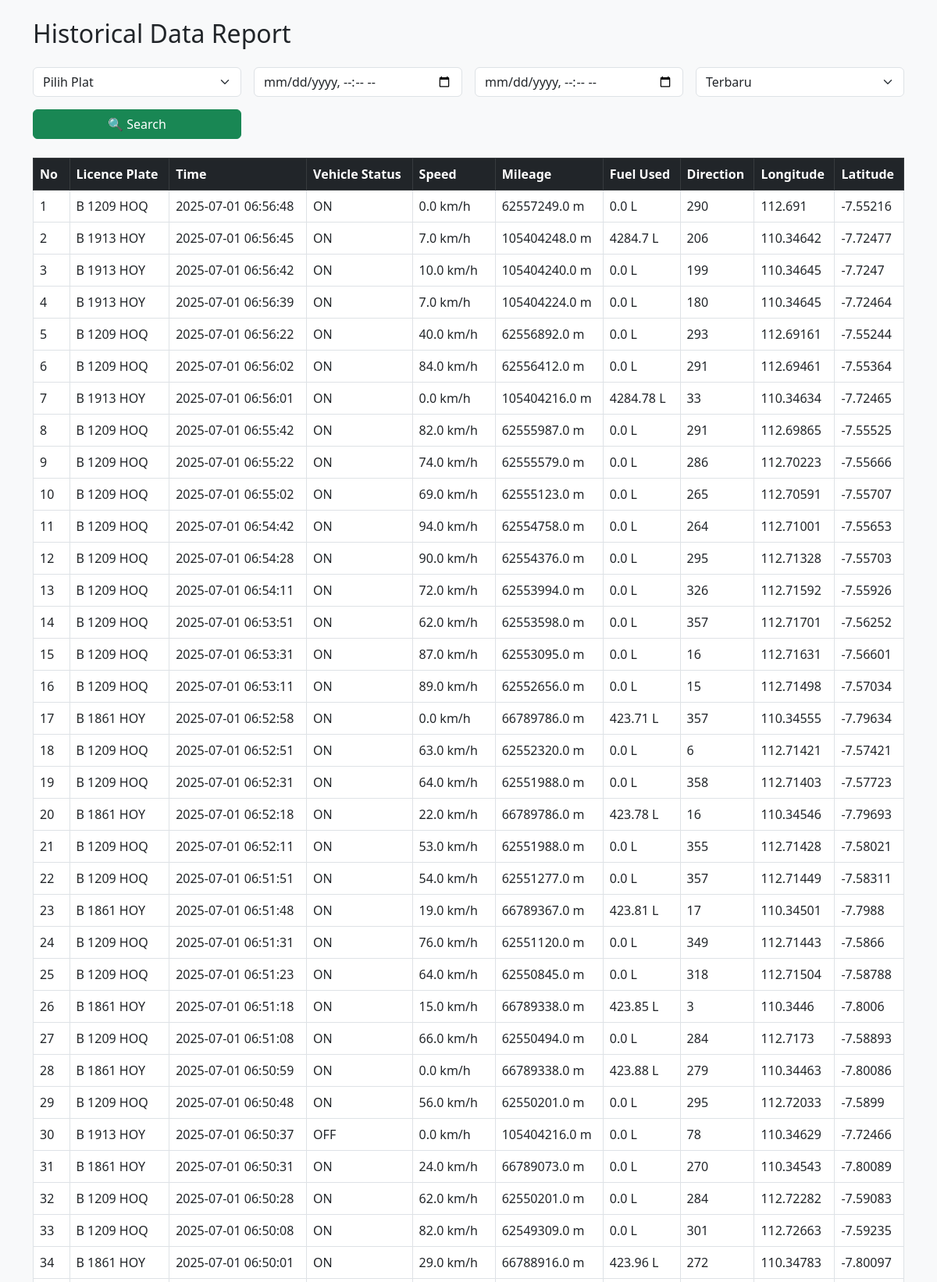
Page /kendaraan-db (upper part) on the committed database.
### tables this page shows
CREATE TABLE gps_data (
            id INTEGER PRIMARY KEY AUTOINCREMENT,
            VehicleId TEXT,
            VehicleNumber TEXT,
            DatetimeUTC TEXT,
            GpsLocation TEXT,
            Lon REAL,
            Lat REAL,
            Speed REAL,
            Direction TEXT,
            Engine TEXT,
            Odometer REAL,
            Car_Status TEXT,
            VehicleType TEXT
        );

### main.py (the view)
@app.route('/kendaraan-db', methods=['GET', 'POST'])
def kendaraan_db():
    search_plate = request.form.get('plate') if request.method == 'POST' else ''
    start_time = request.form.get('start_time') if request.method == 'POST' else ''
    end_time = request.form.get('end_time') if request.method == 'POST' else ''
    sort_order = request.form.get('sort_order', 'DESC') if request.method == 'POST' else 'DESC'
    conn = sqlite3.connect(DB_PATH)
    conn.row_factory = sqlite3.Row  # agar row bisa diakses seperti dictionary
    cursor = conn.cursor()
    query = "SELECT * FROM gps_data WHERE 1=1"
    params = []
    if search_plate:
        query += " AND VehicleNumber = ?"
        params.append(search_plate)
    if start_time:
        query += " AND DatetimeUTC >= ?"
        params.append(start_time)
    if end_time:
        query += " AND DatetimeUTC <= ?"
        params.append(end_time)
    query += f" ORDER BY DatetimeUTC {sort_order} LIMIT 100"
    cursor.execute(query, params)
    rows = cursor.fetchall()
    cursor.execute("SELECT DISTINCT VehicleNumber FROM gps_data ORDER BY VehicleNumber")
    all_plates = [row['VehicleNumber'] for row in cursor.fetchall()]
    cursor.close()
    conn.close()
    efficiency_km_per_liter = 10
    previous_odom = None
    rows = [dict(r) for r in rows]  # konversi Row ke dict
    for row in rows:
        if previous_odom is not None and row['Odometer'] is not None and row['Engine'] == 'ON':
            delta_meter = max(0, row['Odometer'] - previous_odom)
            delta_km = delta_meter / 1000
            row['FuelUsed'] = round(delta_km / efficiency_km_per_liter, 2)
        else:
            row['FuelUsed'] = 0.0
        previous_odom = row['Odometer']
    return render_template("kendaraan_db.html", rows=rows, all_plates=all_plates)

### templates/kendaraan_db.html (shortened to what this page needs)
<!doctype html>
<html lang="id">
<head>
  <link href="https://cdn.jsdelivr.net/npm/bootstrap@5.3.0/dist/css/bootstrap.min.css" rel="stylesheet">
</head>
<body class="bg-light">
<div class="container mt-4">
  <h2 class="mb-4">Historical Data Report</h2>
  <form method="POST" class="row g-3 mb-4">
    <div class="col-md-3">
      <select class="form-select" name="plate">
        <option value="">Pilih Plat</option>
      </select>
    </div>
    <div class="col-md-3">
      <input type="datetime-local" name="start_time" class="form-control" value="{{ request.form.get('start_time', '') }}">
    </div>
    <div class="col-md-3">
      <input type="datetime-local" name="end_time" class="form-control" value="{{ request.form.get('end_time', '') }}">
    </div>
    <div class="col-md-3">
      <select class="form-select" name="sort_order">
        <option value="DESC" {% if request.form.get('sort_order') == 'DESC' %}selected{% endif %}>Terbaru</option>
      </select>
    </div>
    <div class="col-md-3">
      <button type="submit" class="btn btn-success w-100">🔍 Search</button>
    </div>
  </form>
  <div class="table-responsive">
    <table class="table table-bordered">
      <thead class="table-dark">
        <tr>
          <th>No</th>
          <th>Licence Plate</th>
          <th>Time</th>
          <th>Vehicle Status</th>
          <th>Speed</th>
          <th>Mileage</th>
          <th>Fuel Used</th>
          <th>Direction</th>
          <th>Longitude</th>
          <th>Latitude</th>
        </tr>
      </thead>
      <tbody>
        {% for row in rows %}
        <tr>
          <td>{{ loop.index }}</td>
          <td>{{ row.VehicleNumber }}</td>
          <td>{{ row.DatetimeUTC }}</td>
          <td>{{ row.Engine }}</td>
          <td>{{ row.Speed }} km/h</td>
          <td>{{ row.Odometer }} m</td>
          <td>{{ row.FuelUsed }} L</td>
          <td>{{ row.Direction }}</td>
          <td>{{ row.Lon }}</td>
          <td>{{ row.Lat }}</td>
        </tr>
        {% endfor %}
      </tbody>
    </table>
  </div>
</div>
</body>
</html>

### rows in the picture
gps_data: VehicleNumber "B 1209 HOQ", DatetimeUTC "2025-07-01 06:56:48", Engine "ON", Speed "0.0", Odometer "62557249.0", FuelUsed "0.0", Direction "290", Lon "112.691", Lat "-7.55216"
gps_data: VehicleNumber "B 1913 HOY", DatetimeUTC "2025-07-01 06:56:45", Engine "ON", Speed "7.0", Odometer "105404248.0", FuelUsed "4284.7", Direction "206", Lon "110.34642", Lat "-7.72477"
gps_data: VehicleNumber "B 1913 HOY", DatetimeUTC "2025-07-01 06:56:42", Engine "ON", Speed "10.0", Odometer "105404240.0", FuelUsed "0.0", Direction "199", Lon "110.34645", Lat "-7.7247"
gps_data: VehicleNumber "B 1913 HOY", DatetimeUTC "2025-07-01 06:56:39", Engine "ON", Speed "7.0", Odometer "105404224.0", FuelUsed "0.0", Direction "180", Lon "110.34645", Lat "-7.72464"
gps_data: VehicleNumber "B 1209 HOQ", DatetimeUTC "2025-07-01 06:56:22", Engine "ON", Speed "40.0", Odometer "62556892.0", FuelUsed "0.0", Direction "293", Lon "112.69161", Lat "-7.55244"
gps_data: VehicleNumber "B 1209 HOQ", DatetimeUTC "2025-07-01 06:56:02", Engine "ON", Speed "84.0", Odometer "62556412.0", FuelUsed "0.0", Direction "291", Lon "112.69461", Lat "-7.55364"
gps_data: VehicleNumber "B 1913 HOY", DatetimeUTC "2025-07-01 06:56:01", Engine "ON", Speed "0.0", Odometer "105404216.0", FuelUsed "4284.78", Direction "33", Lon "110.34634", Lat "-7.72465"
gps_data: VehicleNumber "B 1209 HOQ", DatetimeUTC "2025-07-01 06:55:42", Engine "ON", Speed "82.0", Odometer "62555987.0", FuelUsed "0.0", Direction "291", Lon "112.69865", Lat "-7.55525"
gps_data: VehicleNumber "B 1209 HOQ", DatetimeUTC "2025-07-01 06:55:22", Engine "ON", Speed "74.0", Odometer "62555579.0", FuelUsed "0.0", Direction "286", Lon "112.70223", Lat "-7.55666"
gps_data: VehicleNumber "B 1209 HOQ", DatetimeUTC "2025-07-01 06:55:02", Engine "ON", Speed "69.0", Odometer "62555123.0", FuelUsed "0.0", Direction "265", Lon "112.70591", Lat "-7.55707"
gps_data: VehicleNumber "B 1209 HOQ", DatetimeUTC "2025-07-01 06:54:42", Engine "ON", Speed "94.0", Odometer "62554758.0", FuelUsed "0.0", Direction "264", Lon "112.71001", Lat "-7.55653"
gps_data: VehicleNumber "B 1209 HOQ", DatetimeUTC "2025-07-01 06:54:28", Engine "ON", Speed "90.0", Odometer "62554376.0", FuelUsed "0.0", Direction "295", Lon "112.71328", Lat "-7.55703"
gps_data: VehicleNumber "B 1209 HOQ", DatetimeUTC "2025-07-01 06:54:11", Engine "ON", Speed "72.0", Odometer "62553994.0", FuelUsed "0.0", Direction "326", Lon "112.71592", Lat "-7.55926"
gps_data: VehicleNumber "B 1209 HOQ", DatetimeUTC "2025-07-01 06:53:51", Engine "ON", Speed "62.0", Odometer "62553598.0", FuelUsed "0.0", Direction "357", Lon "112.71701", Lat "-7.56252"
gps_data: VehicleNumber "B 1209 HOQ", DatetimeUTC "2025-07-01 06:53:31", Engine "ON", Speed "87.0", Odometer "62553095.0", FuelUsed "0.0", Direction "16", Lon "112.71631", Lat "-7.56601"
gps_data: VehicleNumber "B 1209 HOQ", DatetimeUTC "2025-07-01 06:53:11", Engine "ON", Speed "89.0", Odometer "62552656.0", FuelUsed "0.0", Direction "15", Lon "112.71498", Lat "-7.57034"
gps_data: VehicleNumber "B 1861 HOY", DatetimeUTC "2025-07-01 06:52:58", Engine "ON", Speed "0.0", Odometer "66789786.0", FuelUsed "423.71", Direction "357", Lon "110.34555", Lat "-7.79634"
gps_data: VehicleNumber "B 1209 HOQ", DatetimeUTC "2025-07-01 06:52:51", Engine "ON", Speed "63.0", Odometer "62552320.0", FuelUsed "0.0", Direction "6", Lon "112.71421", Lat "-7.57421"
gps_data: VehicleNumber "B 1209 HOQ", DatetimeUTC "2025-07-01 06:52:31", Engine "ON", Speed "64.0", Odometer "62551988.0", FuelUsed "0.0", Direction "358", Lon "112.71403", Lat "-7.57723"
gps_data: VehicleNumber "B 1861 HOY", DatetimeUTC "2025-07-01 06:52:18", Engine "ON", Speed "22.0", Odometer "66789786.0", FuelUsed "423.78", Direction "16", Lon "110.34546", Lat "-7.79693"
gps_data: VehicleNumber "B 1209 HOQ", DatetimeUTC "2025-07-01 06:52:11", Engine "ON", Speed "53.0", Odometer "62551988.0", FuelUsed "0.0", Direction "355", Lon "112.71428", Lat "-7.58021"
gps_data: VehicleNumber "B 1209 HOQ", DatetimeUTC "2025-07-01 06:51:51", Engine "ON", Speed "54.0", Odometer "62551277.0", FuelUsed "0.0", Direction "357", Lon "112.71449", Lat "-7.58311"
gps_data: VehicleNumber "B 1861 HOY", DatetimeUTC "2025-07-01 06:51:48", Engine "ON", Speed "19.0", Odometer "66789367.0", FuelUsed "423.81", Direction "17", Lon "110.34501", Lat "-7.7988"
gps_data: VehicleNumber "B 1209 HOQ", DatetimeUTC "2025-07-01 06:51:31", Engine "ON", Speed "76.0", Odometer "62551120.0", FuelUsed "0.0", Direction "349", Lon "112.71443", Lat "-7.5866"
gps_data: VehicleNumber "B 1209 HOQ", DatetimeUTC "2025-07-01 06:51:23", Engine "ON", Speed "64.0", Odometer "62550845.0", FuelUsed "0.0", Direction "318", Lon "112.71504", Lat "-7.58788"
gps_data: VehicleNumber "B 1861 HOY", DatetimeUTC "2025-07-01 06:51:18", Engine "ON", Speed "15.0", Odometer "66789338.0", FuelUsed "423.85", Direction "3", Lon "110.3446", Lat "-7.8006"
gps_data: VehicleNumber "B 1209 HOQ", DatetimeUTC "2025-07-01 06:51:08", Engine "ON", Speed "66.0", Odometer "62550494.0", FuelUsed "0.0", Direction "284", Lon "112.7173", Lat "-7.58893"
gps_data: VehicleNumber "B 1861 HOY", DatetimeUTC "2025-07-01 06:50:59", Engine "ON", Speed "0.0", Odometer "66789338.0", FuelUsed "423.88", Direction "279", Lon "110.34463", Lat "-7.80086"
gps_data: VehicleNumber "B 1209 HOQ", DatetimeUTC "2025-07-01 06:50:48", Engine "ON", Speed "56.0", Odometer "62550201.0", FuelUsed "0.0", Direction "295", Lon "112.72033", Lat "-7.5899"
gps_data: VehicleNumber "B 1913 HOY", DatetimeUTC "2025-07-01 06:50:37", Engine "OFF", Speed "0.0", Odometer "105404216.0", FuelUsed "0.0", Direction "78", Lon "110.34629", Lat "-7.72466"
gps_data: VehicleNumber "B 1861 HOY", DatetimeUTC "2025-07-01 06:50:31", Engine "ON", Speed "24.0", Odometer "66789073.0", FuelUsed "0.0", Direction "270", Lon "110.34543", Lat "-7.80089"
gps_data: VehicleNumber "B 1209 HOQ", DatetimeUTC "2025-07-01 06:50:28", Engine "ON", Speed "62.0", Odometer "62550201.0", FuelUsed "0.0", Direction "284", Lon "112.72282", Lat "-7.59083"
gps_data: VehicleNumber "B 1209 HOQ", DatetimeUTC "2025-07-01 06:50:08", Engine "ON", Speed "82.0", Odometer "62549309.0", FuelUsed "0.0", Direction "301", Lon "112.72663", Lat "-7.59235"
gps_data: VehicleNumber "B 1861 HOY", DatetimeUTC "2025-07-01 06:50:01", Engine "ON", Speed "29.0", Odometer "66788916.0", FuelUsed "423.96", Direction "272", Lon "110.34783", Lat "-7.80097"
